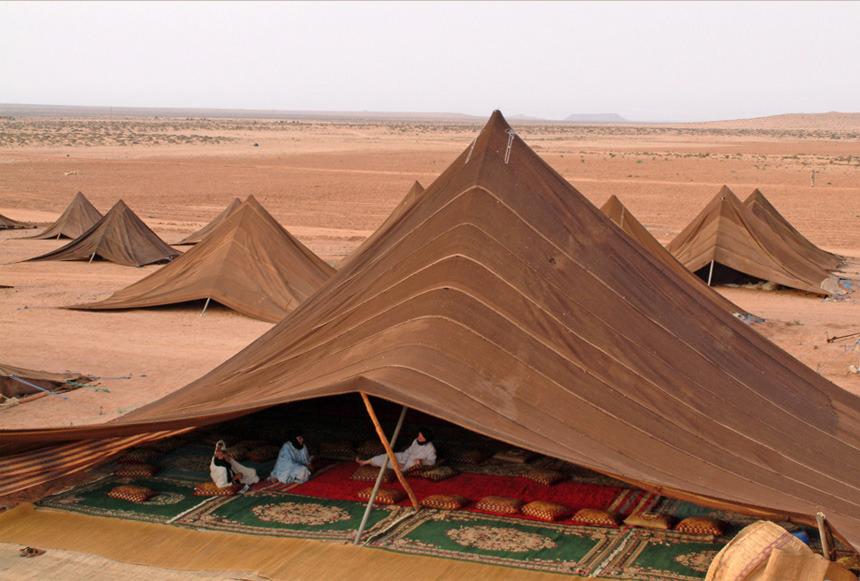
#> input picture first.jpg, 860 x 581 px
$ python drawing.py
#> lines starting #> are read from the running program, lines starting #| are printed output that depends on the picture; after the words box and inside, x2 and y2 are one past the last pixel; in counts of white or black regions, pixels touching at a corner belong together
import cv2
import numpy as np
import sklearn.cluster
from collections import Counter
from PIL import Image
from os import mkdir, chdir, getcwd
from datetime import datetime

#please note program is a little slow due to the importing of the files
#remember to divide up the files and export tuple as a text file that way the same test doesn't take a long time

'''The function create takes a picture and an amount of colors that you want to detect and returns a tuple'''
#FileName is the name of the file in the folder
def create(fileName, color_codes):
#> called with fileName = 'first.jpg', color_codes = 3
    print("Getting colors")
    image = cv2.imread(fileName)
#> image is the input picture: shape (581, 860, 3); mean B, G, R 108.7, 128.4, 166
    image =cv2.cvtColor(image, cv2.COLOR_BGR2RGB)
    modified_image = cv2.resize(image, (600, 400), interpolation = cv2.INTER_AREA)
    modified_image = modified_image.reshape(modified_image.shape[0]*modified_image.shape[1], 3)
    number_of_colors = color_codes
    clf = sklearn.cluster.KMeans(number_of_colors)
    labels = clf.fit_predict(modified_image)
    counts = Counter(labels)
#> counts = {1: 47815, 2: 79445, 0: 112740}
    center_color = clf.cluster_centers_
    ordered_colors = [center_color[i] for i in counts.keys()]
#> ordered_colors = [[241.1, 235.1, 239], [199, 146.6, 114.2], [111.1, 70.58, 49.74]]
    print("Returning Colors")
    return ordered_colors


#edited_pics creates an 1080px1920p image -> pastes the orginal image and fills in whatever part of the picture that was blank with one of the primary colors
def edited_pics(imageName,color_list):
    im1 = Image.open(imageName)
    print("image is open now")

    day = datetime.now()
    year = day.strftime('_%Y')
    month = day.strftime('%m')
    day = day.strftime("%d")


    dayAndName = imageName+year+month+day
    mkdir(dayAndName)
    print("Directory has been made")

    chdir(getcwd()+'\\'+dayAndName)
    print("Directory has been changed")


    oWidth, oheight = im1.size
    dimw = int((1920-oWidth)/2)
    dimh = int((1024-oheight)/2)

    someCounter =len(color_list)


    for i in range(len(color_list)):
        print("Creating images")
        im = Image.new(mode='RGB',size =(1920, 1080), color =tuple(l[i]))
        im.paste(im1, (dimw,dimh))
        print('Attempting to save image no'+str(i+1))
        im.save(str(i)+'.jpg')

    #this makes a standard black and white image
    im = Image.new(mode="RGB", size=(1920, 1080))
    im.paste(im1, (dimw,dimh))
    print("attempting to save image number "+ str(i+2))
    im.save(str(someCounter)+'.jpg')


    #this converts the image to black and white
    im1 = im1.convert('1')
    im.paste(im1,(dimw, dimh))
    im.save(str(someCounter+1)+'.jpg')
    print("Attempting to Save the final image")


l = create("first.jpg", 3)
#> l has the same summary as ordered_colors in create
l  = np.round(l)
#> l = [[241, 235, 239], [199, 147, 114], [111, 71, 50]]
l = l.astype(int)
edited_pics('first.jpg',l)
#> in edited_pics, `someCounter =len(color_list)`: someCounter = 3
#> the loop in edited_pics, `for i in range(len(color_list)):` made 3 passes
#| Creating images
#| Attempting to save image no1
#| Creating images
#| Attempting to save image no2
#| Creating images
#| Attempting to save image no3
#> pass 1, in edited_pics, `im = Image.new(mode='RGB',size =(1920, 1080), color =tuple(l[i]))`:
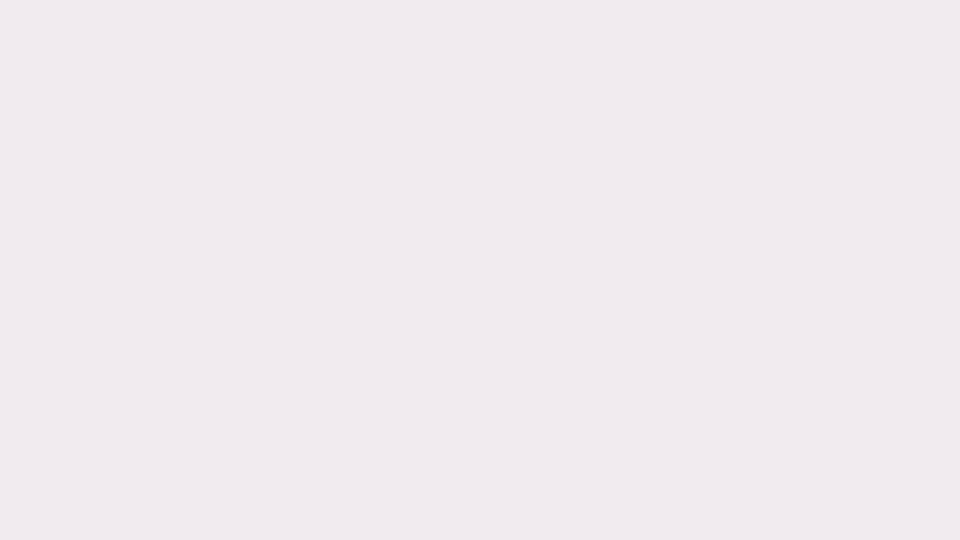
#> im: PIL image 1920x1080 RGB (shown at 1/2 size); mean R, G, B 241, 235, 239
#> pass 1, in edited_pics, `im.save(str(i)+'.jpg')`:
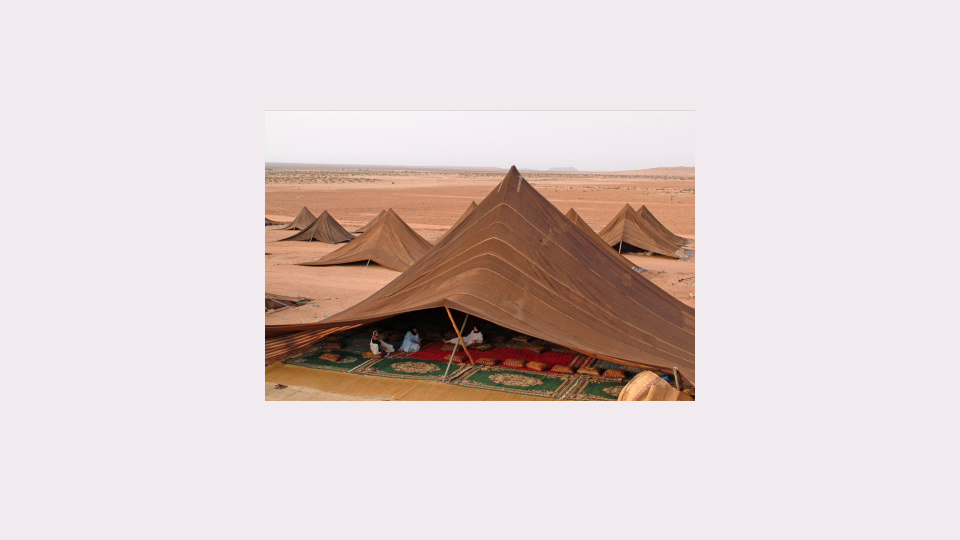
#> saved as 0.jpg: PIL image 1920x1080 RGB (shown at 1/2 size); mean R, G, B 222.9, 209.3, 207.6
#> pass 2, in edited_pics, `im.save(str(i)+'.jpg')`:
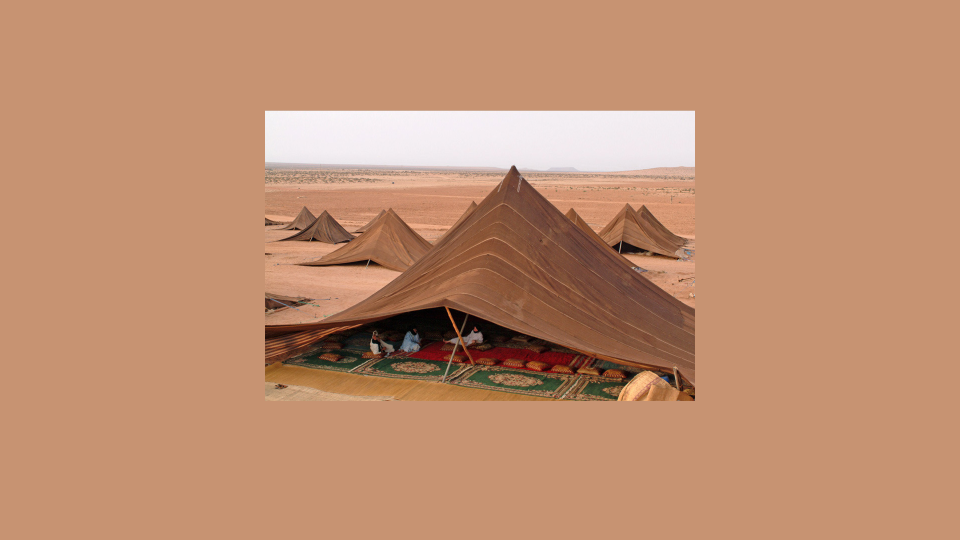
#> saved as 1.jpg: PIL image 1920x1080 RGB (shown at 1/2 size); mean R, G, B 191, 142.5, 112.7
#> after the loop in edited_pics, `for i in range(len(color_list)):`:
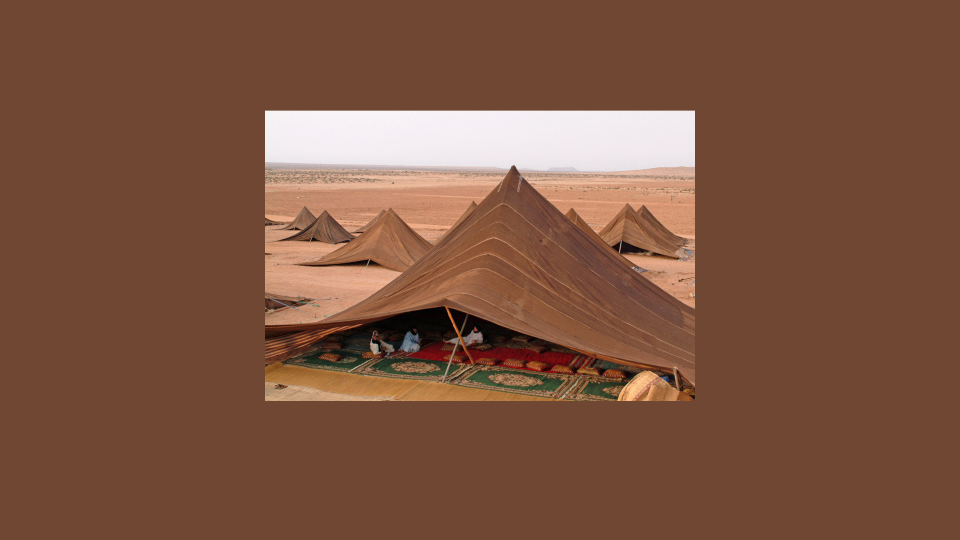
#> im: PIL image 1920x1080 RGB (shown at 1/2 size); mean R, G, B 124.3, 84.8, 64.1
#> in edited_pics, `im = Image.new(mode="RGB", size=(1920, 1080))`: im: PIL image 1920x1080 RGB; every value is 0
#> in edited_pics, `im.paste(im1, (dimw,dimh))`:
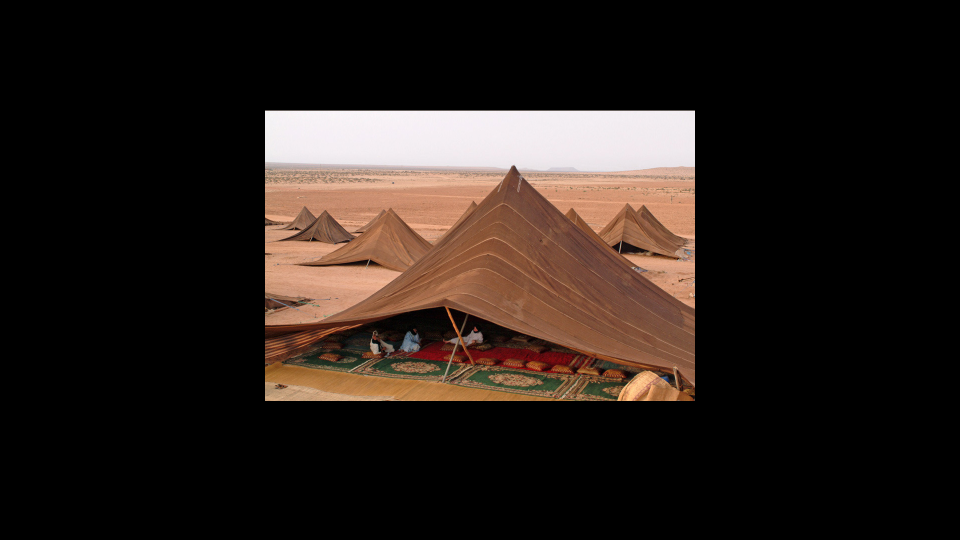
#> im: PIL image 1920x1080 RGB (shown at 1/2 size); mean R, G, B 40, 30.9, 26.2
#| attempting to save image number 4
#> in edited_pics, `im1 = im1.convert('1')`:
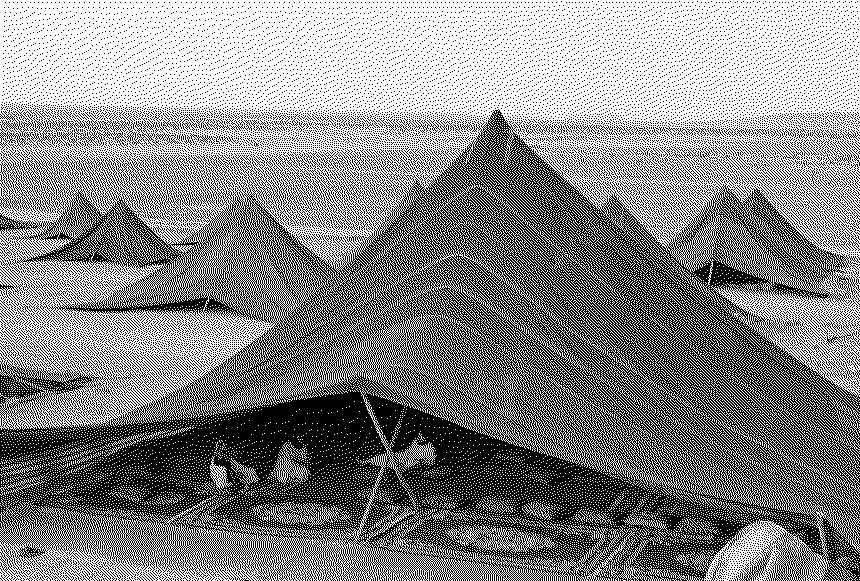
#> im1: PIL image 860x581 1; 53.7% white; black in thin lines or dots
#> in edited_pics, `im.paste(im1,(dimw, dimh))`:
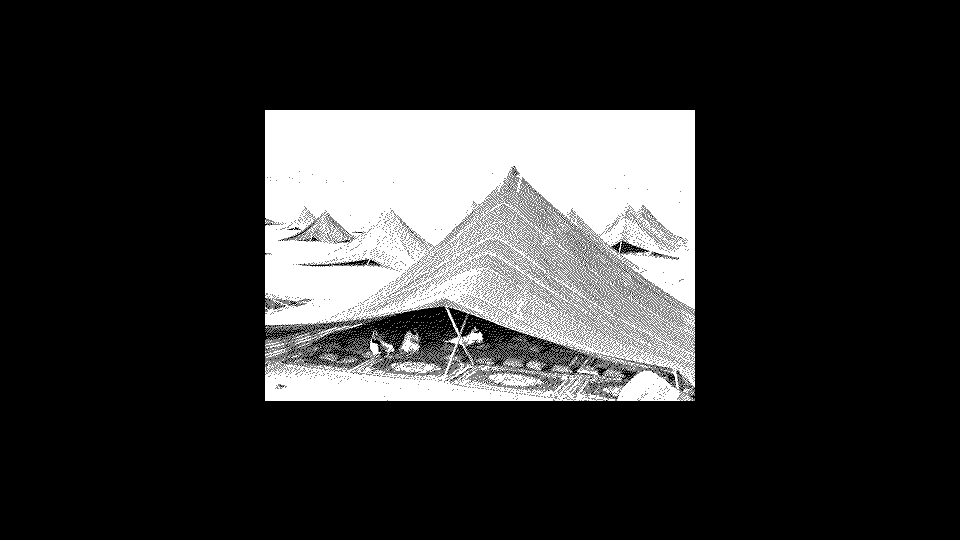
#> im: PIL image 1920x1080 RGB (shown at 1/2 size); 12.9% white; 8322 white regions (8207 under 20 px), largest, box (x1, y1, x2, y2) and area: (530, 221, 1390, 802) 227394, (530, 606, 1200, 802) 17728, (975, 745, 1086, 775) 986
